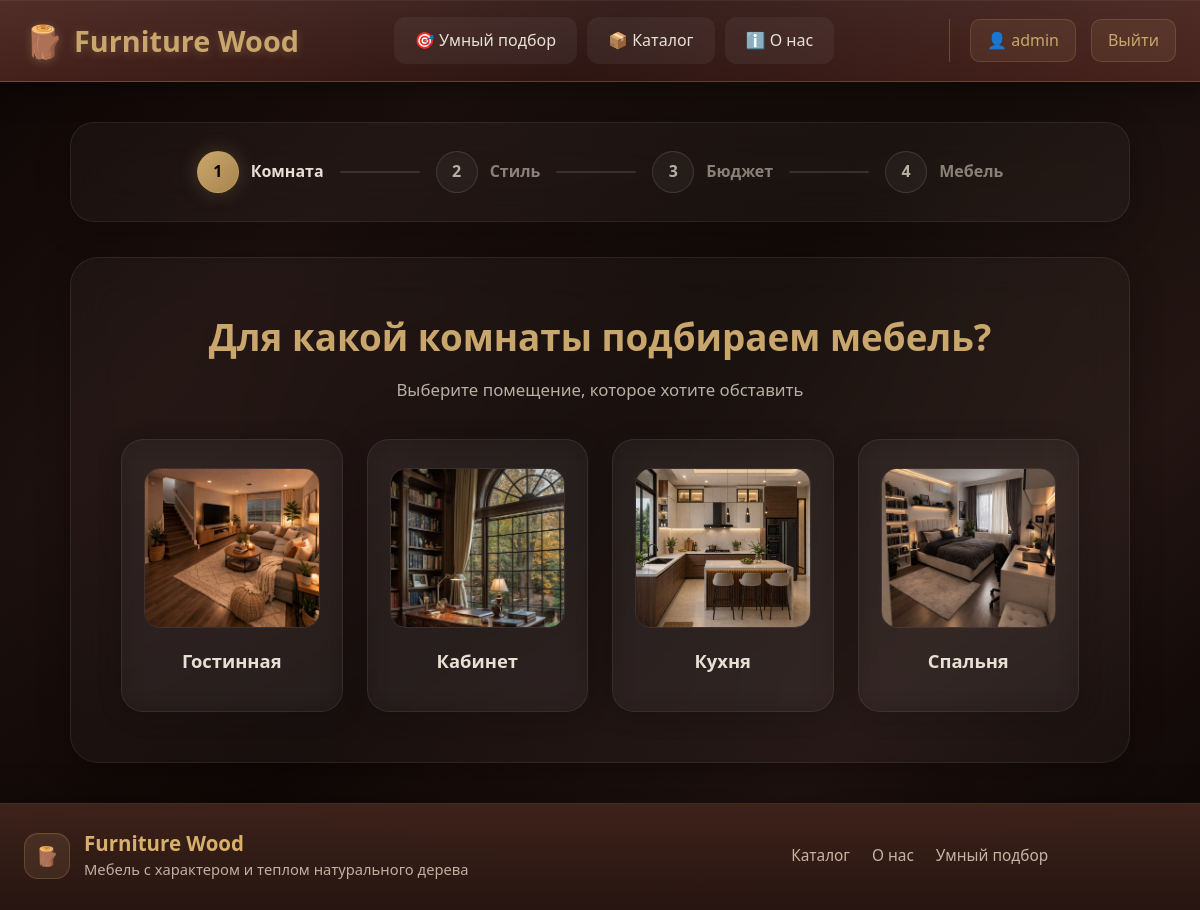
/catalog/smart/ (signed in), run on the app's committed database.
### accounts/models.py (models this page shows, shortened)
class User(AbstractUser):
    ROLE_CHOICES = [
        ('user', 'Пользователь'),
        ('admin', 'Администратор'),
    ]
    role = models.CharField(
        max_length=20,
        choices=ROLE_CHOICES,
        default='user',
        verbose_name="Роль"
    )
    phone = models.CharField(max_length=20, blank=True, verbose_name="Телефон")
    avatar = models.ImageField(upload_to='avatars/', blank=True, null=True, verbose_name="Аватар")
    class Meta:
        verbose_name = "Пользователь"
        verbose_name_plural = "Пользователи"

### catalog/models.py (models this page shows, shortened)
class RoomType(models.Model):
    name = models.CharField(max_length=100, verbose_name="Название")
    slug = models.SlugField(unique=True, verbose_name="URL")
    icon = models.CharField(max_length=50, default="🏠", verbose_name="Иконка")
    image = models.ImageField(upload_to='rooms/', blank=True, null=True, verbose_name="Изображение")
    description = models.TextField(blank=True, verbose_name="Описание")
    class Meta:
        verbose_name = "Тип комнаты"
        verbose_name_plural = "Типы комнат"
        ordering = ['name']

### catalog/views.py (the view)
# urls.py: path('smart/', views.smart_select_start, name='smart_select_start'),
def smart_select_start(request):
    request.session['smart_select'] = {}
    rooms = RoomType.objects.all()
    return render(request, 'catalog/smart_select/step1_room.html', {
        'rooms': rooms,
        'step': 1,
        'total_steps': 4
    })

### templates/catalog/smart_select/step1_room.html (shortened to what this page needs)
{% extends 'base.html' %}
{% block content %}
<div class="smart-select">
    <div class="progress-bar">
    <div class="progress-steps">
        <div class="progress-step active">
            <span class="step-number">1</span>
            <span class="step-name">Комната</span>
        </div>
        <div class="progress-line"></div>
        <div class="progress-step">
            <span class="step-number">2</span>
            <span class="step-name">Стиль</span>
        </div>
        <div class="progress-line"></div>
        <div class="progress-step">
            <span class="step-number">3</span>
            <span class="step-name">Бюджет</span>
        </div>
        <div class="progress-line"></div>
        <div class="progress-step">
            <span class="step-number">4</span>
            <span class="step-name">Мебель</span>
        </div>
    </div>
    </div>
    <div class="step-content">
        <h1>Для какой комнаты подбираем мебель?</h1>
        <p class="step-subtitle">Выберите помещение, которое хотите обставить</p>
        <div class="options-grid">
            {% for room in rooms %}
            <a href="{% url 'catalog:smart_select_style' room.slug %}" class="option-card">
                {% if room.image %}
                <img src="{{ room.image.url }}" alt="{{ room.name }}" class="option-image">
                {% endif %}
                <div class="option-name">{{ room.name }}</div>
            </a>
            {% empty %}
            <p>Комнаты не добавлены. Добавьте их в админке.</p>
            {% endfor %}
        </div>
    </div>
</div>
{% endblock %}

### templates/base.html (shortened to what this page needs)
{% load static %}
<!DOCTYPE html>
<html lang="ru">
<head>
    <link rel="stylesheet" href="{% static 'css/style.css' %}">
</head>
<body>
    <div class="site-wrapper">
        <header class="header">
            <div class="container">
                <div class="header-content">
                    <a href="{% url 'core:home' %}" class="logo">
                        <span class="logo-icon">🪵</span>
                        <span>Furniture Wood</span>
                    </a>
                    <nav class="nav">
                        <a href="{% url 'catalog:smart_select_start' %}" class="nav-link">🎯 Умный подбор</a>
                        <a href="{% url 'catalog:catalog' %}" class="nav-link">📦 Каталог</a>
                        <a href="{% url 'core:about' %}" class="nav-link">ℹ️ О нас</a>
                    </nav>
                    <div class="user-menu">
                        {% if user.is_authenticated %}
                            <a href="{% url 'accounts:profile' %}" class="user-link">
                                👤 {{ user.username }}
                            </a>
                            <a href="{% url 'accounts:logout' %}" class="user-link">Выйти</a>
                        {% else %}
                            <a href="{% url 'accounts:login' %}" class="user-link">Войти</a>
                            <a href="{% url 'accounts:register' %}" class="btn btn-primary btn-small">Регистрация</a>
                        {% endif %}
                    </div>
                </div>
            </div>
        </header>
        <main class="site-content">
            {% block content %}{% endblock %}
        </main>
        <footer class="site-footer">
            <div class="container">
                <div class="footer-inner">
                    <div class="footer-brand">
                        <div class="footer-logo">🪵</div>
                        <div class="footer-brand-text">
                            <div class="footer-title">Furniture Wood</div>
                            <div class="footer-subtitle">Мебель с характером и теплом натурального дерева</div>
                        </div>
                    </div>
                    <div class="footer-nav">
                        <a href="{% url 'catalog:catalog' %}">Каталог</a>
                        <a href="{% url 'core:about' %}">О нас</a>
                        <a href="{% url 'catalog:smart_select_start' %}">Умный подбор</a>
                    </div>
                </div>
            </div>
        </footer>
    </div>
</body>
</html>

### data on the page
User: username "admin"
RoomType: image (picture), name "Гостинная"
RoomType: image (picture), name "Кабинет"
RoomType: image (picture), name "Кухня"
RoomType: image (picture), name "Спальня"
